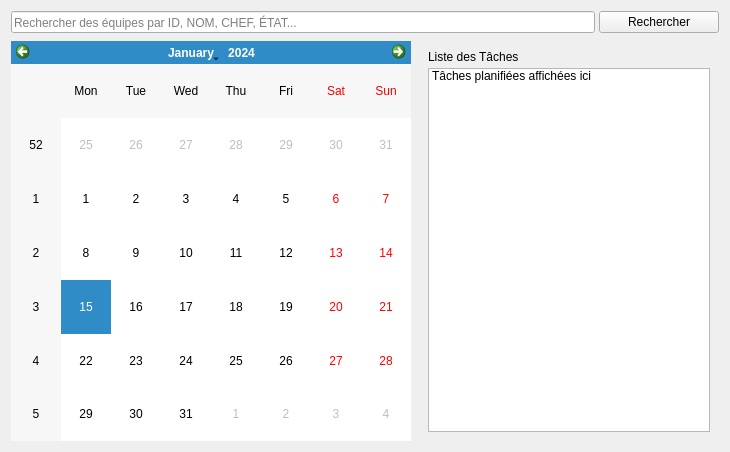
                          <widget class="QWidget" name="page_planification">
                            <layout class="QVBoxLayout" name="planLayout">
                              <property name="spacing">
                                <number>8</number>
                              </property>
                              <item>
                                <layout class="QHBoxLayout" name="planSearchLayout">
                                  <property name="spacing">
                                    <number>4</number>
                                  </property>
                                  <item>
                                    <widget class="QLineEdit" name="lineEditRecherchePlanificationEquipe">
                                      <property name="placeholderText">
                                        <string>Rechercher des équipes par ID, NOM, CHEF, ÉTAT...</string>
                                      </property>
                                    </widget>
                                  </item>
                                  <item>
                                    <widget class="QPushButton" name="btnRechercherPlanificationEquipe">
                                      <property name="minimumSize">
                                        <size>
                                          <width>120</width>
                                          <height>0</height>
                                        </size>
                                      </property>
                                      <property name="maximumSize">
                                        <size>
                                          <width>150</width>
                                          <height>16777215</height>
                                        </size>
                                      </property>
                                      <property name="text">
                                        <string>Rechercher</string>
                                      </property>
                                    </widget>
                                  </item>
                                </layout>
                              </item>
                              <item>
                                <layout class="QHBoxLayout" name="planContentLayout">
                                  <property name="spacing">
                                    <number>8</number>
                                  </property>
                                  <item>
                                    <widget class="QCalendarWidget" name="calendarWidget">
                                      <property name="sizePolicy">
                                        <sizepolicy hsizetype="Expanding" vsizetype="Expanding">
                                          <horstretch>1</horstretch>
                                          <verstretch>1</verstretch>
                                        </sizepolicy>
                                      </property>
                                      <property name="minimumSize">
                                        <size>
                                          <width>400</width>
                                          <height>400</height>
                                        </size>
                                      </property>
                                    </widget>
                                  </item>
                                  <item>
                                    <widget class="QFrame" name="taskFrame" native="true">
                                      <property name="sizePolicy">
                                        <sizepolicy hsizetype="Expanding" vsizetype="Expanding">
                                          <horstretch>1</horstretch>
                                          <verstretch>1</verstretch>
                                        </sizepolicy>
                                      </property>
                                      <property name="minimumSize">
                                        <size>
                                          <width>300</width>
                                          <height>400</height>
                                        </size>
                                      </property>
                                      <layout class="QVBoxLayout" name="taskLayout">
                                        <property name="spacing">
                                          <number>4</number>
                                        </property>
                                        <item>
                                          <widget class="QLabel" name="taskLabel">
                                            <property name="text">
                                              <string>Liste des Tâches</string>
                                            </property>
                                          </widget>
                                        </item>
                                        <item>
                                          <widget class="QListWidget" name="listWidget">
                                            <property name="sizePolicy">
                                              <sizepolicy hsizetype="Expanding" vsizetype="Expanding">
                                                <horstretch>0</horstretch>
                                                <verstretch>1</verstretch>
                                              </sizepolicy>
                                            </property>
                                            <item>
                                              <property name="text">
                                                <string>Tâches planifiées affichées ici</string>
                                              </property>
                                            </item>
                                          </widget>
                                        </item>
                                      </layout>
                                    </widget>
                                  </item>
                                </layout>
                              </item>
                            </layout>
                          </widget>
